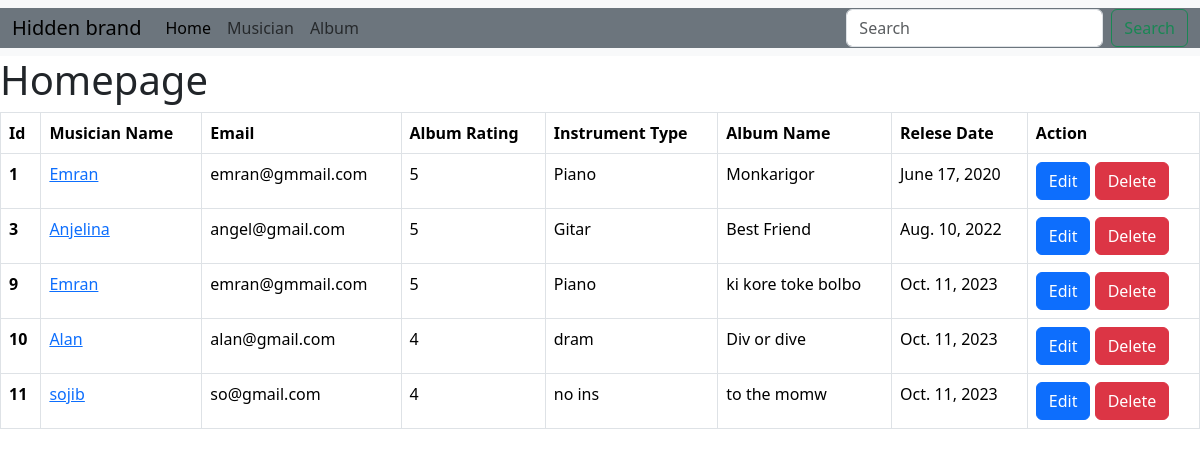
The page / on the database its author committed.
### album/models.py (models this page shows, shortened)
class Album(models.Model):
    album_name = models.CharField(max_length=100)
    musician=models.ForeignKey(Musician,on_delete=models.CASCADE)
    album_relese_date = models.DateField()
    rating_choices = (
    ('1', '1'),
    ('2', '2'),
    ('3', '3'),
    ('4', '4'),
    ('5', '5'),
    )
    rating = models.CharField(max_length=100, choices=rating_choices)

### musician/models.py (models this page shows, shortened)
class Musician(models.Model):
    first_name = models.CharField(max_length=100)
    last_name = models.CharField(max_length=100)
    email=models.EmailField()
    phone_number=models.CharField(max_length=12)
    instrument_type=models.CharField(max_length=100)

### day2_musician_project/views.py (the view)
# urls.py: 2. Add a URL to urlpatterns:  path('', views.home, name='home')
def home(request):
    data=Album.objects.all()
    return render(request, 'home.html', {'data':data})

### templates/home.html
{% extends "base.html" %}
{% block content %}
<h1>Homepage</h1>
<table class="table table-bordered">
    <thead>
      <tr>
        <th scope="col">Id</th>
        <th scope="col">Musician Name</th>
        <th scope="col">Email</th>
        <th scope="col">Album Rating</th>
        <th scope="col">Instrument Type</th>
        <th scope="col">Album Name</th>
        <th scope="col">Relese Date</th>
        <th scope="col">Action</th>
      </tr>
    </thead>
    <tbody>
        {% for item in data %}
      <tr>
        <th scope="row">{{item.id}}</th>
        <td><a href="{% url 'edit_musician' item.musician.id %}">{{item.musician.first_name}}</a></td>
        <td>{{item.musician.email}}</td>
        <td>{{item.rating}}</td>
        <td>{{item.musician.instrument_type}}</td>
        <td>{{item.album_name}}</td>
        <td>{{item.album_relese_date}}</td>
        <td>
            <a class='btn btn-primary' href="{% url 'edit_album' item.id %}">Edit</a>
            <a class='btn btn-danger' href="{% url 'delete_album' item.id %}">Delete</a>
        </td>
      </tr>
      {% endfor %}
    </tbody>
  </table>
{% endblock %}

### templates/base.html (shortened to what this page needs)
<!DOCTYPE html>
<html lang="en">
<head>
    <link rel="stylesheet" href="https://cdn.jsdelivr.net/npm/bootstrap@5.3.2/dist/css/bootstrap.min.css">
</head>
<body>
    <nav class="navbar navbar-expand-md bg-body-tertiary">
        <div class="container-fluid bg-secondary">
          <div class="collapse navbar-collapse" id="navbarTogglerDemo01">
            <a class="navbar-brand" href="#">Hidden brand</a>
            <ul class="navbar-nav me-auto mb-2 mb-lg-0">
              <li class="nav-item">
                <a class="nav-link active" aria-current="page" href="{% url 'home' %}">Home</a>
              </li>
              <li class="nav-item">
                <a class="nav-link" href="{% url 'musician' %}">Musician</a>
              </li>
              <li class="nav-item">
                <a class="nav-link" href="{% url 'album' %}">Album</a>
              </li>
            </ul>
            <form class="d-flex" role="search">
              <input class="form-control me-2" type="search" placeholder="Search" aria-label="Search">
              <button class="btn btn-outline-success" type="submit">Search</button>
            </form>
          </div>
        </div>
      </nav>
{% block content%}
{% endblock %}
</body>
</html>

### rows shown on the page
Album: id "1", musician.first_name "Emran", musician.email "emran@gmmail.com", rating "5", musician.instrument_type "Piano", album_name "Monkarigor", album_relese_date "June 17, 2020"
Album: id "3", musician.first_name "Anjelina", musician.email "angel@gmail.com", rating "5", musician.instrument_type "Gitar", album_name "Best Friend", album_relese_date "Aug. 10, 2022"
Album: id "9", musician.first_name "Emran", musician.email "emran@gmmail.com", rating "5", musician.instrument_type "Piano", album_name "ki kore toke bolbo", album_relese_date "Oct. 11, 2023"
Album: id "10", musician.first_name "Alan", musician.email "alan@gmail.com", rating "4", musician.instrument_type "dram", album_name "Div or dive", album_relese_date "Oct. 11, 2023"
Album: id "11", musician.first_name "sojib", musician.email "so@gmail.com", rating "4", musician.instrument_type "no ins", album_name "to the momw", album_relese_date "Oct. 11, 2023"
